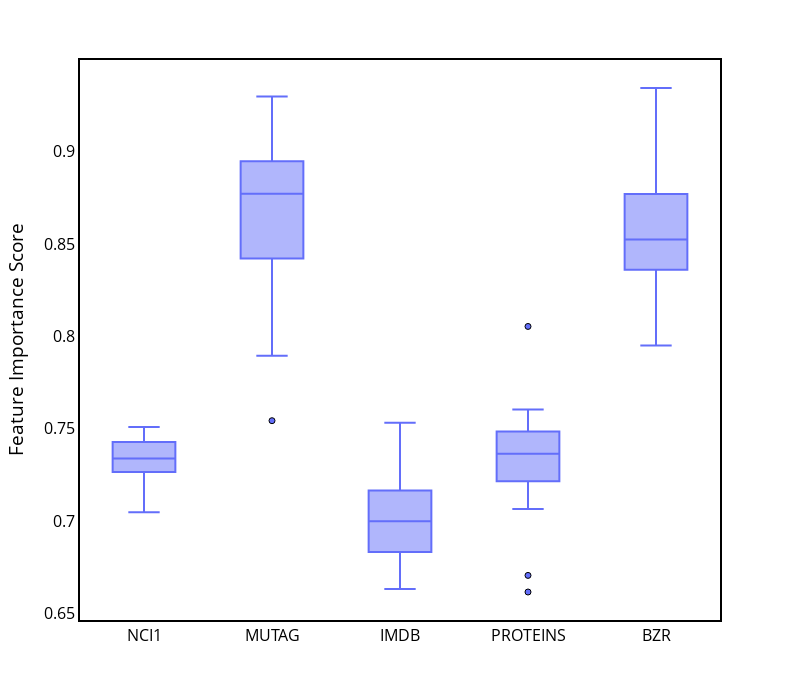

The notebook cell this image was saved under:
### Code cell
fig = px.box(accuracy_df, x="dataset", y="accuracy")

fig.update_layout(paper_bgcolor='white')
fig.update_layout(plot_bgcolor='white')
fig.update_yaxes(color='black')
fig.update_layout(
    yaxis = dict(
        title = "Feature Importance Score",
        zeroline=True,
        showline = True,
        linecolor = 'black',
        mirror=True,
        linewidth = 2
    ),
    xaxis = dict(
        title = "",
        mirror=True,
        zeroline=True,
        showline = True,
        linecolor = 'black',
        linewidth = 2,
    ),
    width=800,
    height=700,
    font=dict(
    size=16,
    color="black")  
)
fig.update_layout(showlegend=True)

# fig.update_layout(legend=dict(
#     yanchor="top",
#     y=0.99,
#     xanchor="left",
#     x=0.85,
#     bgcolor="white",
#     bordercolor="Black",
#     borderwidth=1
# ))

fig.update_xaxes(showgrid=False, gridwidth=0.5, gridcolor='#e3e1e1')
fig.update_yaxes(showgrid=False, gridwidth=0.5, gridcolor='grey')
fig.update_traces(marker_line_color='black', marker_line_width=1.0, opacity=1.0)

fig.show()

### Figure 1 — Plotly figure (JSON) as saved in the notebook; plotly's stock layout.template omitted (floating-point values rounded to 4 significant figures; data arrays with more than 128 entries replaced by an {"elided": "..."} marker saying what was removed)
{"data": [{"alignmentgroup": "True", "hovertemplate": "dataset=%{x}<br>accuracy=%{y}<extra></extra>", "legendgroup": "", "marker": {"color": "#636efa", "line": {"color": "black", "width": 1}}, "name": "", "notched": false, "offsetgroup": "", "opacity": 1, "orientation": "v", "showlegend": false, "type": "box", "x": {"elided": "150 str values"}, "x0": " ", "xaxis": "x", "y": {"elided": "150 float values"}, "y0": " ", "yaxis": "y"}], "layout": {"boxmode": "group", "font": {"color": "black", "size": 16}, "height": 700, "legend": {"tracegroupgap": 0}, "margin": {"t": 60}, "paper_bgcolor": "white", "plot_bgcolor": "white", "showlegend": true, "width": 800, "xaxis": {"anchor": "y", "autorange": true, "domain": [0, 1], "gridcolor": "#e3e1e1", "gridwidth": 0.5, "linecolor": "black", "linewidth": 2, "mirror": true, "range": [-0.5, 4.5], "showgrid": false, "showline": true, "title": {"text": ""}, "type": "category", "zeroline": true}, "yaxis": {"anchor": "x", "autorange": true, "color": "black", "domain": [0, 1], "gridcolor": "grey", "gridwidth": 0.5, "linecolor": "black", "linewidth": 2, "mirror": true, "range": [0.6465, 0.9496], "showgrid": false, "showline": true, "title": {"text": "Feature Importance Score"}, "type": "linear", "zeroline": true}}}
